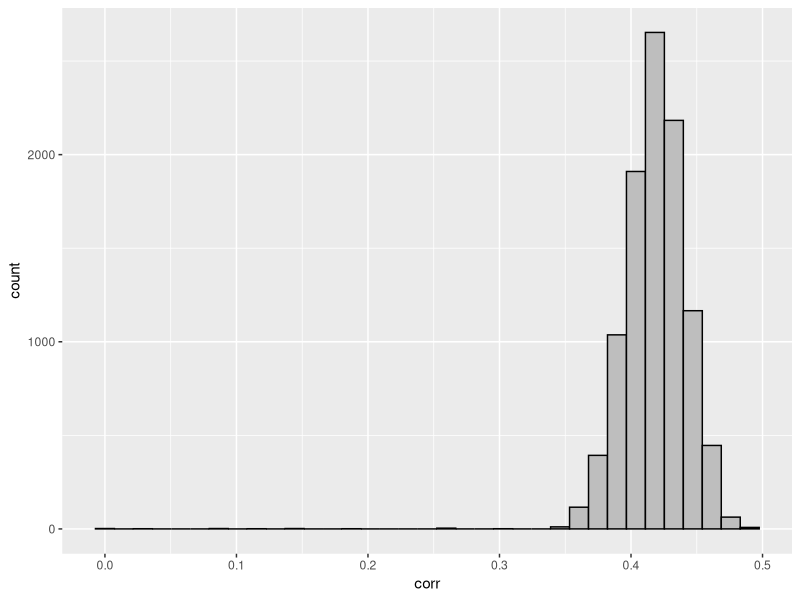
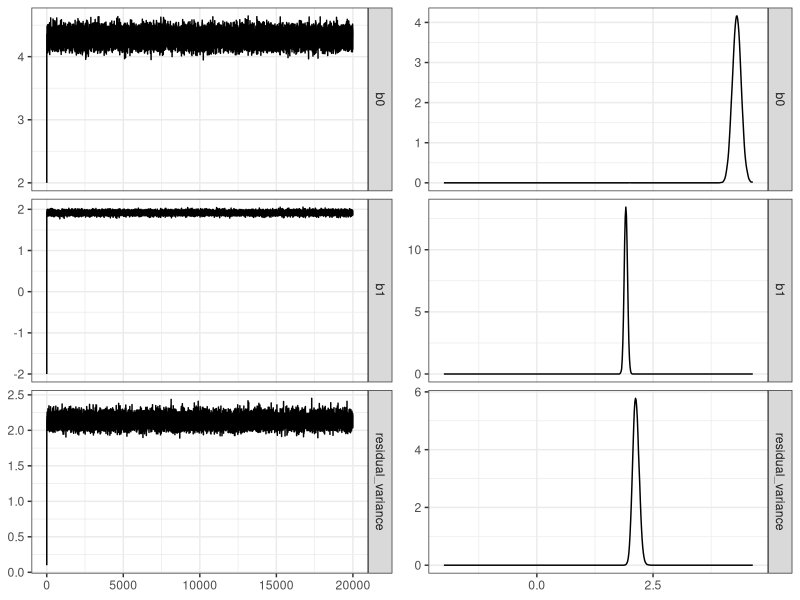
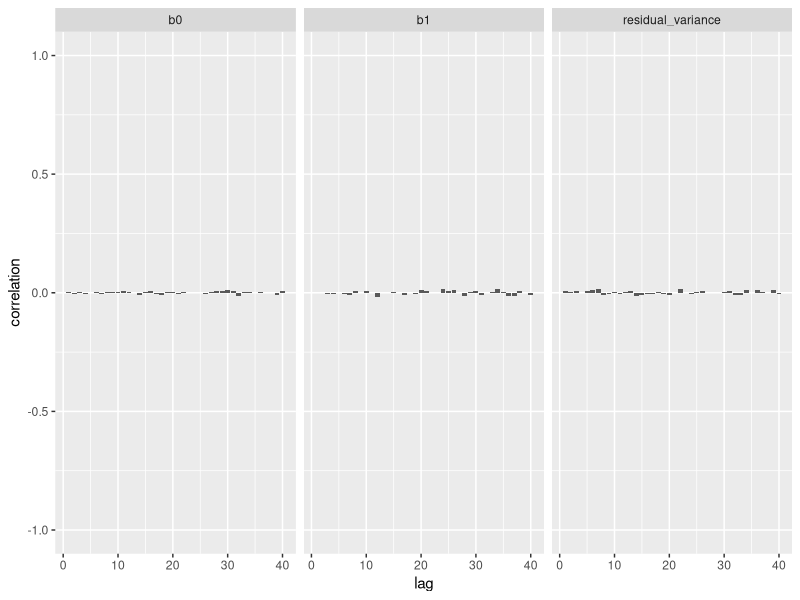
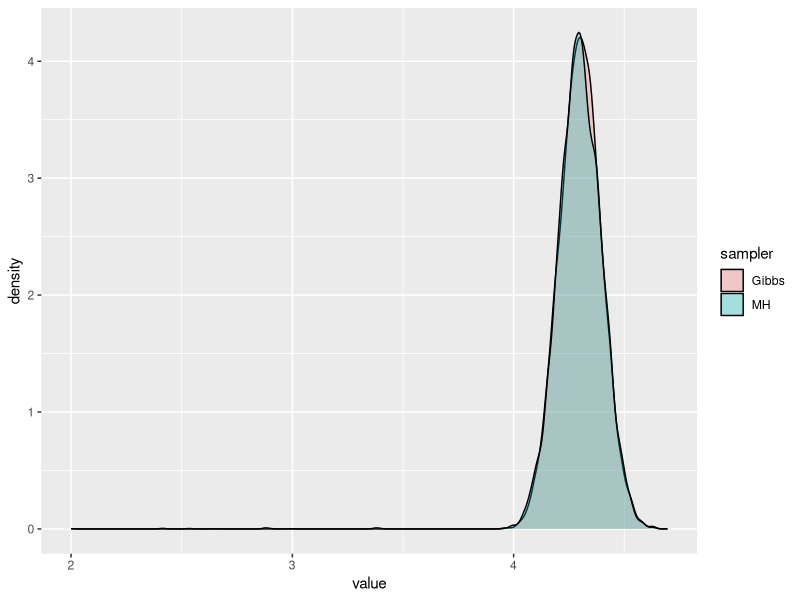
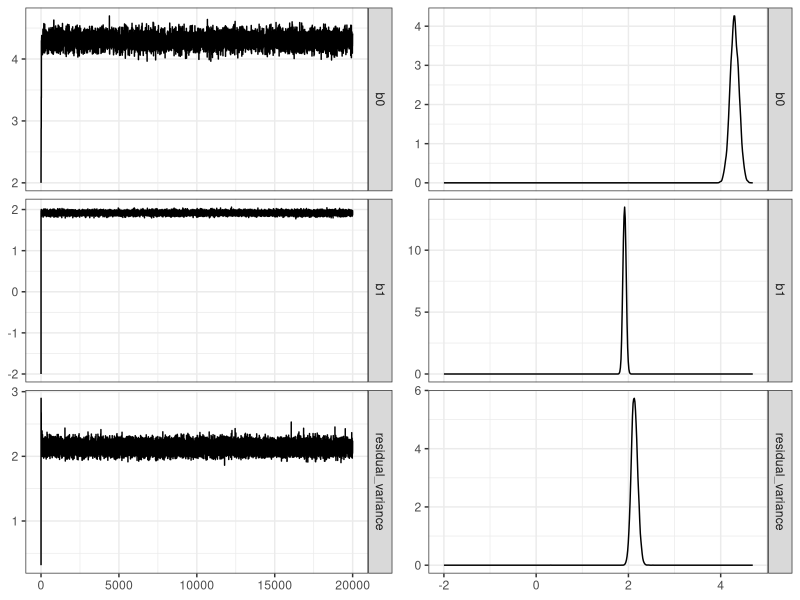
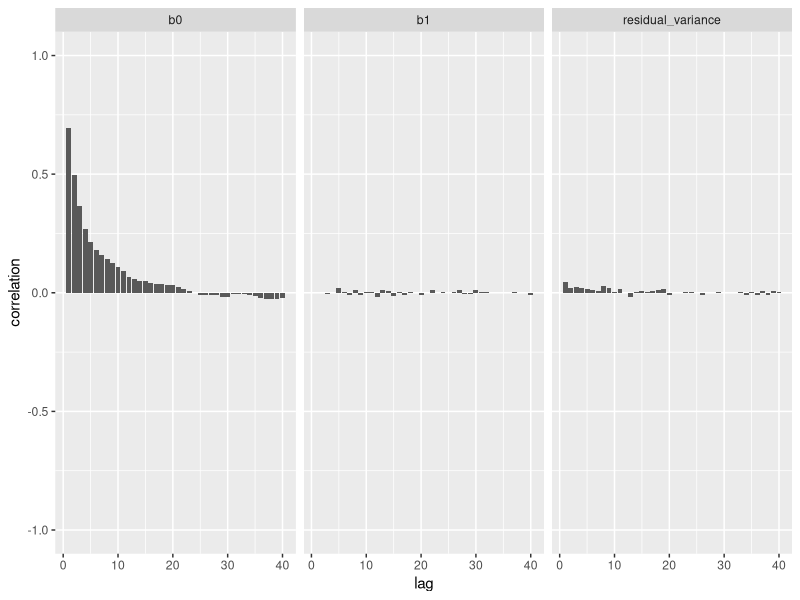
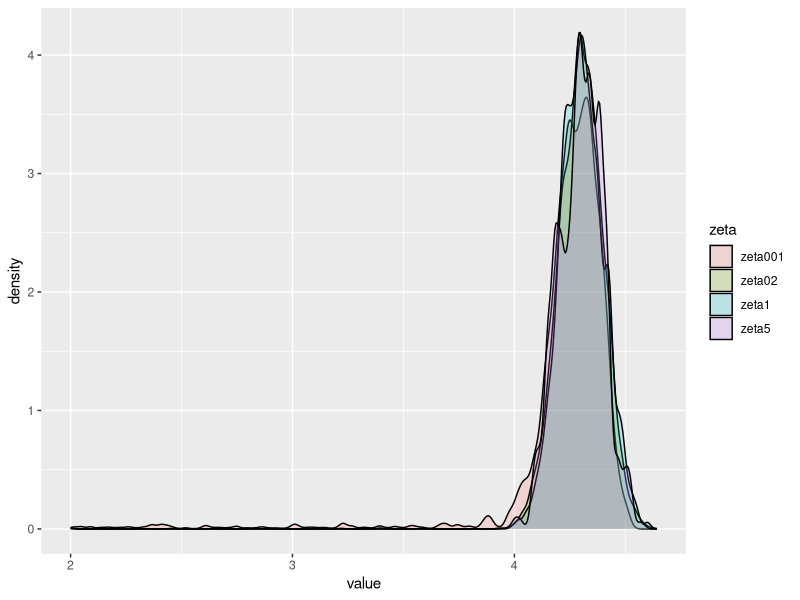
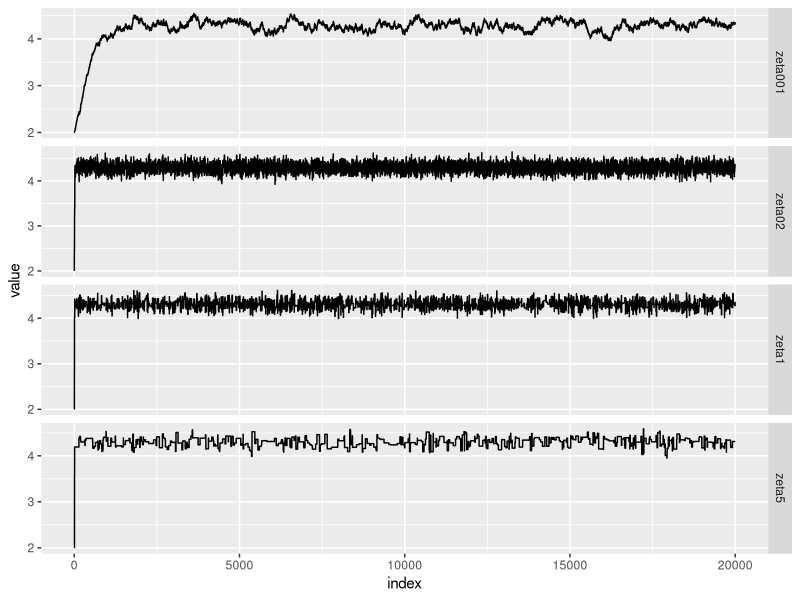

R code for these plots, in order:
## ---- chunk 1
knitr::opts_chunk$set(fig.pos="H", fig.width = 7, fig.height = 4, echo = TRUE, 
                      fig.align="center", warning = FALSE, message = FALSE, eval=TRUE)
## ---- chunk 2
# Draw random x and make y a variation on x
x <- scale(rnorm(1200, mean=0, sd=1), center=TRUE, scale=TRUE)[,1]
y <- scale(rnorm(1200, mean=0, sd=1), center=TRUE, scale=TRUE)[,1]
y <- scale(x + runif(1200, -4, 4), center=TRUE, scale=TRUE)[,1]
## ---- chunk 3
# Posterior
lnposterior <- function(r, n, x, y) {
  
  return(
    - ((n-3)/2) * log(1-r^2) - (1/2) * 
      (sum(x^2)-2*r*sum(x*y) + sum(y^2)) / (1-r^2)
  )
  
}
## ---- chunk 4
# Results matrix
k <- 10000
corr <- matrix(0, k)
# Accepted draws
accepted <- 0
## ---- chunk 5
# Loop over the k draws
# (note that we start at 2 [==>] this means that the starting value is 
# implicitly set to 0)
for(i in 2:k) {

  # Proposal distribution
  # Update the previous value with a uniform proposal density
  corr[i] <- corr[i-1] + runif(1, min = -.07, max=.07)

  # If the absolute value of the current draw is larger than one, 
  # reject the sample (this is a check to see whether the current draw 
  # is bounded by -1 and 1)
  if( abs(corr[i]) > 1 ) {

    corr[i] <- corr[i-1]

  }

  # Evaluate the log-likelihood of the function
  ll_corr_current <- lnposterior(corr[i], length(x), x, y)
  ll_corr_previous <- lnposterior(corr[i-1], length(x), x, y)

  # Draw a uniform and log (since the likelihood is logged also)
  u <- log(runif(1, min=0, max=1))

  # Accept or reject based on the difference between corr_current and 
  # corr_previous (why difference? Because we logged the values ==> 
  #  log(a/b) = log(a) - log(b))
  ll_diff <- ll_corr_current - ll_corr_previous

  # Reject the sample if ll_diff < u
  if( ll_diff < u ) {

    # Set current value to previous value
    corr[i] <- corr[i-1]

    # Continue
    next

  }

  # Set accepted + 1
  accepted <- accepted + 1

  # Every 100 draws, print progress to console
  if ( (i %% 100) == 0 ) {
    #print(c(i,corr[i],accepted/i))
  }

}
## ---- chunk 6
library(ggplot2)
ggplot(data.frame(corr=corr), aes(x=corr)) +
  geom_histogram(color="black", fill="grey", bins=35)
## ---- chunk 7
# Posterior mean helper function
gibbs_posterior_mu <- function(X, xj, y, w, sigma, mu0, tau0) {

  # Numerator
  num1 <- sum(xj * (y - X %*% w)) / sigma
  num2 <- mu0 / tau0

  # Denominator
  den1 <- t(xj) %*% xj / sigma
  den2 <- 1 / tau0

  # Return
  return( ( num1 + num2 ) / ( den1 + den2 ) )

}

# Posterior tau helper function
gibbs_posterior_tau <- function(xj, sigma, tau0) {

  return( 1 / ( (t(xj) %*% xj/sigma) + (1/tau0) ) )

}

# Posterior rate for IG gibbs
gibbs_posterior_rate <- function(N, prior_rate) {

  return( (N / 2) + prior_rate )

}

# Posterior scale for IG gibbs
gibbs_posterior_scale <- function(X, y, w, prior_scale) {

  return(
    (sum((y - X %*% w)^2) / 2) + prior_scale
  )

}
## ---- chunk 8
# Priors
pr_mu_b0 <- 0
pr_tau_b0 <- 1000
pr_mu_b1 <- 0
pr_tau_b1 <- 1000
pr_rate_sig <- 0.001
pr_scale_sig <- 0.001
## ---- chunk 9
## Plan: model b[0] + b[1]*x + e

# Draw x
x <- rnorm(500, mean=0, sd=3)
# Coef (intercept)
b0 <- 4.2
b1 <- 1.87
# Generate y
res_variance <- 2.1^2
y <- rnorm(500, mean = (b0 + b1*x), sd = sqrt(res_variance))

# Create data frame for data
dat <- data.frame(x=x, y=y)

# Create a model matrix
X <- model.matrix(y ~ x, data=dat)
N <- nrow(X)
## ---- chunk 10
# Number of replications
k <- 20000
# Results
posterior_sampled <- matrix(0, nrow=k, ncol=3)

# First row of the posterior_sampled matrix are the initial values
posterior_sampled[1,] <- c(2, -2, 0.01)
## ---- chunk 11
# Iterate
for( i in 2:k ) {

  # Retrieve w (coefficients)
  # Ignore the last value ==> this is for sigma
  w <- posterior_sampled[i-1, -3]
  sigma <- posterior_sampled[i-1, 3]

  # For each parameter, retrieve posterior samples using gibbs only

  #### b[0]

  w[1] <- rnorm(1,
                mean = gibbs_posterior_mu(matrix(X[,-1], ncol=1), matrix(X[,1], ncol=1),
                                          y, w[-1], sigma, pr_mu_b0, pr_tau_b0),
                sd = sqrt(gibbs_posterior_tau(X[,1], sigma, pr_tau_b0)))

  #### b[1]

  w[2] <- rnorm(1,
                mean = gibbs_posterior_mu(matrix(X[,-2], ncol=1), matrix(X[,2], ncol=1),
                                          y, w[-2], sigma, pr_mu_b0, pr_tau_b0),
                sd = sqrt(gibbs_posterior_tau(X[,2], sigma, pr_tau_b0)))

  #### sigma

  sigma <- 1 / rgamma(1,
                      gibbs_posterior_rate(N, pr_rate_sig),
                      gibbs_posterior_scale(X, y, w, pr_scale_sig))

  # Update results matrix
  posterior_sampled[i,] <- c(w, sigma)

}
## ---- chunk 12
# square-root the posterior sigma
posterior_sampled[,3] <- sqrt(posterior_sampled[,3])

# MAP values
apply(posterior_sampled, 2, mean)
## ---- chunk 13
c(coef(lm("y ~ x", data=dat)), sd(resid(lm("y~x", data=dat))))
## ---- chunk 14
### Eval functions

# Plots
library(ggplot2)
library(dplyr)
library(tidyr)
density_plot <- function(x) {

  ## To data frame and names
  x <- as_data_frame(x)
  colnames(x) <- c("b0", "b1", "residual_variance")

  ## Burn 1.000
  x <- x[-2:-2000,]

  ## To long format
  x %>%
    gather(parameter, value) %>%
    # Plot
    ggplot(., aes(x=value, group=parameter)) +
    geom_density() +
    theme_bw() +
    theme(axis.title.x = element_blank(),
          axis.title.y = element_blank()) +
    facet_grid("parameter ~ .", scales="free_y")
}

# Trace plot
trace_plot <- function(x, k) {

  ## To data frame and names
  x <- as_data_frame(x)
  colnames(x) <- c("b0", "b1", "residual_variance")

  ## To long
  x %>%
    mutate(index = 1:k) %>%
    gather(parameter, value, -index) %>%
    ## Plot trace
    ggplot(., aes(x=index, y=value, group=parameter)) +
      geom_line() +
      theme_bw() +
      theme(axis.title.x = element_blank(),
            axis.title.y = element_blank()) +
      facet_grid("parameter ~ .", scales = "free_y")

}

# Autocorrelation
# Helper function for autocorrelation
autocor <- function(x, n=10) {

  # Results
  res <- rep(0, n)

  # Lag for each n and calculate correlation
  for(i in 1:n) {
    res[i] <- cor(x, c(rep(NA, i), x[1:(length(x)-i)]),
                  use="complete.obs")
  }

  # Return
  return(
    data.frame(
      "lag" = 1:n,
      "correlation" = res
    )
  )

}

# Plot
autocor_plot <- function(x) {

  ## To data frame and names
  x <- as_data_frame(x)
  colnames(x) <- c("b0", "b1", "residual_variance")

  ## Compute autocorrelation
  qd <- x %>%
    as.data.frame() %>%
    lapply(., function(y) autocor(y, n=40)) %>%
    do.call(rbind.data.frame, .)

  # Add variable name
  qd$id <- stringr::str_replace_all(row.names(qd), "\\.[0-9]{1,2}", "")

  # Plot
  ggplot2::ggplot(qd, ggplot2::aes(x=lag, y=correlation, group=id)) +
    ggplot2::geom_bar(stat="identity") +
    ggplot2::scale_x_continuous(breaks= scales::pretty_breaks()) +
    ggplot2::scale_y_continuous(limits = c(-1,1)) +
    ggplot2::facet_wrap(id ~ .)

}
## ---- chunk 15
library(grid)
library(gridExtra)
p1 <- trace_plot(posterior_sampled, k)
p2 <- density_plot(posterior_sampled)
grid.arrange(p1, p2, ncol=2)
## ---- chunk 16
autocor_plot(posterior_sampled)
## ---- chunk 17
# Posterior density
# i.e. the posterior density proportional to a normal up to a constant
# It will be logged to simplify working with the exponents
MH_posterior_coef <- function(bj, xj, X, y, w, sigma, prior_mu, prior_tau) {

  ## Left side
  left <- -(bj^2) * ( ((t(xj) %*% xj)/(2*sigma)) + (1 / (2*prior_tau)))

  ## Right side
  right <- bj * ( ( (sum(xj * (y - X %*% w))) / (sigma) ) + (prior_mu / prior_tau) )

  ## Add left and right
  return(left + right)

}
## ---- chunk 18
# One step of MH algorithm
MH_one_step <- function(b_previous, xj, X, y, w, sigma, prior_mu, prior_tau, zeta) {

  ## Proposal density
  b_proposed <- rnorm(1, mean=b_previous, sd=zeta)

  ## Draw from the posterior
  g_proposed <- MH_posterior_coef(b_proposed, xj, X, y, w, sigma, prior_mu, prior_tau)
  g_previous <- MH_posterior_coef(b_previous, xj, X, y, w, sigma, prior_mu, prior_tau)

  ## Difference (because logged)
  g_diff <- g_proposed - g_previous

  ## Draw random variate from uniform
  u <- log(runif(1, min=0, max=1))

  ## If gdiff < u ==> set b_current to b_previous
  if( g_diff < u ) {

    b_current <- b_previous

  } else { # Accepted the proposed value

    b_current <- b_proposed

  }

  # Return b
  return(b_current)

}
## ---- chunk 19
# We are not resetting results matrix etc. but making a new results matrix
posterior_sampled_mh <- matrix(0, nrow=k, ncol=3)
posterior_sampled_mh[1,] <- posterior_sampled[1,]

# Keep track of accepted draws for MH
accepted <- 0

# Tuning parameter for proposal density
zeta <- 0.25
## ---- chunk 20
## Iterate
for( i in 2:k ) {

  ## Retrieve w (coefficients)
  # Ignore the last value ==> this is for sigma
  w <- posterior_sampled_mh[i-1, -3]
  sigma <- posterior_sampled_mh[i-1, 3]

  ## For each parameter, retrieve posterior samples using a mix of gibbs / MH only

  #### b[0] ==> Metropolis-Hastings

  b0_prev <- w[1]
  w[1] <- MH_one_step(w[1], matrix(X[,1], ncol=1), matrix(X[,-1], ncol=1),
                      y, w[-1], sigma, pr_mu_b0, pr_tau_b0, zeta)

  # If accepted, increment
  if(w[1] != b0_prev) {
    accepted <- accepted+1
  }

  #### b[1] ==> Gibbs

  w[2] <- rnorm(1,
                mean = gibbs_posterior_mu(matrix(X[,-2], ncol=1), matrix(X[,2], ncol=1),
                                          y, w[-2], sigma, pr_mu_b0, pr_tau_b0),
                sd = sqrt(gibbs_posterior_tau(X[,2], sigma, pr_tau_b0)))

  #### sigma ==> Gibbs

  sigma <- 1 / rgamma(1,
                      gibbs_posterior_rate(N, pr_rate_sig),
                      gibbs_posterior_scale(X, y, w, pr_scale_sig))

  # Update results matrix
  posterior_sampled_mh[i,] <- c(w, sigma)

}

# square-root the posterior sigma
posterior_sampled_mh[,3] <- sqrt(posterior_sampled_mh[,3])
## ---- chunk 21
# MAP values
maps <- matrix(0, nrow=3, ncol=3,
               dimnames = list(
                 c("Gibbs", "Mixed", "ML"),
                 c("b[0]", "b[1]", "Residual_variance")
               ))
maps[1,] <- round(apply(posterior_sampled_mh, 2, mean), digits=3)
maps[2,] <- round(apply(posterior_sampled, 2, mean), digits=3)
maps[3,] <- round(c(unname(coef(lm("y~.", data=dat))), 
                    sd(resid(lm("y~.", data=dat)))), digits=3)

knitr::kable(maps)
## ---- chunk 22
# Compare densities
data_frame(
  "Gibbs" = posterior_sampled[,1],
  "MH" = posterior_sampled_mh[,1]
) %>%
  gather(sampler, value) %>%
  ggplot(., aes(x=value, fill=sampler)) +
    geom_density(alpha=0.3)
## ---- chunk 23
library(grid)
library(gridExtra)
p1 <- trace_plot(posterior_sampled_mh, k)
p2 <- density_plot(posterior_sampled_mh)
grid.arrange(p1, p2, ncol=2)
## ---- chunk 24
autocor_plot(posterior_sampled_mh)
## ---- chunk 25
zeta <- 5
## Iterate
for( i in 2:k ) {

  ## Retrieve w (coefficients)
  # Ignore the last value ==> this is for sigma
  w <- posterior_sampled_mh[i-1, -3]
  sigma <- posterior_sampled_mh[i-1, 3]

  ## For each parameter, retrieve posterior samples using a mix of gibbs / MH only

  #### b[0] ==> Metropolis-Hastings

  b0_prev <- w[1]
  w[1] <- MH_one_step(w[1], matrix(X[,1], ncol=1), matrix(X[,-1], ncol=1),
                      y, w[-1], sigma, pr_mu_b0, pr_tau_b0, zeta)

  # If accepted, increment
  if(w[1] != b0_prev) {
    accepted <- accepted+1
  }

  #### b[1] ==> Gibbs

  w[2] <- rnorm(1,
                mean = gibbs_posterior_mu(matrix(X[,-2], ncol=1), matrix(X[,2], ncol=1),
                                          y, w[-2], sigma, pr_mu_b0, pr_tau_b0),
                sd = sqrt(gibbs_posterior_tau(X[,2], sigma, pr_tau_b0)))

  #### sigma ==> Gibbs

  sigma <- 1 / rgamma(1,
                      gibbs_posterior_rate(N, pr_rate_sig),
                      gibbs_posterior_scale(X, y, w, pr_scale_sig))

  # Update results matrix
  posterior_sampled_mh[i,] <- c(w, sigma)

}
pz5 <- posterior_sampled_mh[,1]

zeta <- 1
## Iterate
for( i in 2:k ) {

  ## Retrieve w (coefficients)
  # Ignore the last value ==> this is for sigma
  w <- posterior_sampled_mh[i-1, -3]
  sigma <- posterior_sampled_mh[i-1, 3]

  ## For each parameter, retrieve posterior samples using a mix of gibbs / MH only

  #### b[0] ==> Metropolis-Hastings

  b0_prev <- w[1]
  w[1] <- MH_one_step(w[1], matrix(X[,1], ncol=1), matrix(X[,-1], ncol=1),
                      y, w[-1], sigma, pr_mu_b0, pr_tau_b0, zeta)

  # If accepted, increment
  if(w[1] != b0_prev) {
    accepted <- accepted+1
  }

  #### b[1] ==> Gibbs

  w[2] <- rnorm(1,
                mean = gibbs_posterior_mu(matrix(X[,-2], ncol=1), matrix(X[,2], ncol=1),
                                          y, w[-2], sigma, pr_mu_b0, pr_tau_b0),
                sd = sqrt(gibbs_posterior_tau(X[,2], sigma, pr_tau_b0)))

  #### sigma ==> Gibbs

  sigma <- 1 / rgamma(1,
                      gibbs_posterior_rate(N, pr_rate_sig),
                      gibbs_posterior_scale(X, y, w, pr_scale_sig))

  # Update results matrix
  posterior_sampled_mh[i,] <- c(w, sigma)

}
pz1 <- posterior_sampled_mh[,1]

zeta <- 0.2
## Iterate
for( i in 2:k ) {

  ## Retrieve w (coefficients)
  # Ignore the last value ==> this is for sigma
  w <- posterior_sampled_mh[i-1, -3]
  sigma <- posterior_sampled_mh[i-1, 3]

  ## For each parameter, retrieve posterior samples using a mix of gibbs / MH only

  #### b[0] ==> Metropolis-Hastings

  b0_prev <- w[1]
  w[1] <- MH_one_step(w[1], matrix(X[,1], ncol=1), matrix(X[,-1], ncol=1),
                      y, w[-1], sigma, pr_mu_b0, pr_tau_b0, zeta)

  # If accepted, increment
  if(w[1] != b0_prev) {
    accepted <- accepted+1
  }

  #### b[1] ==> Gibbs

  w[2] <- rnorm(1,
                mean = gibbs_posterior_mu(matrix(X[,-2], ncol=1), matrix(X[,2], ncol=1),
                                          y, w[-2], sigma, pr_mu_b0, pr_tau_b0),
                sd = sqrt(gibbs_posterior_tau(X[,2], sigma, pr_tau_b0)))

  #### sigma ==> Gibbs

  sigma <- 1 / rgamma(1,
                      gibbs_posterior_rate(N, pr_rate_sig),
                      gibbs_posterior_scale(X, y, w, pr_scale_sig))

  # Update results matrix
  posterior_sampled_mh[i,] <- c(w, sigma)

}
pz02 <- posterior_sampled_mh[,1]

zeta <- 0.01
## Iterate
for( i in 2:k ) {

  ## Retrieve w (coefficients)
  # Ignore the last value ==> this is for sigma
  w <- posterior_sampled_mh[i-1, -3]
  sigma <- posterior_sampled_mh[i-1, 3]

  ## For each parameter, retrieve posterior samples using a mix of gibbs / MH only

  #### b[0] ==> Metropolis-Hastings

  b0_prev <- w[1]
  w[1] <- MH_one_step(w[1], matrix(X[,1], ncol=1), matrix(X[,-1], ncol=1),
                      y, w[-1], sigma, pr_mu_b0, pr_tau_b0, zeta)

  # If accepted, increment
  if(w[1] != b0_prev) {
    accepted <- accepted+1
  }

  #### b[1] ==> Gibbs

  w[2] <- rnorm(1,
                mean = gibbs_posterior_mu(matrix(X[,-2], ncol=1), matrix(X[,2], ncol=1),
                                          y, w[-2], sigma, pr_mu_b0, pr_tau_b0),
                sd = sqrt(gibbs_posterior_tau(X[,2], sigma, pr_tau_b0)))

  #### sigma ==> Gibbs

  sigma <- 1 / rgamma(1,
                      gibbs_posterior_rate(N, pr_rate_sig),
                      gibbs_posterior_scale(X, y, w, pr_scale_sig))

  # Update results matrix
  posterior_sampled_mh[i,] <- c(w, sigma)

}
pz001 <- posterior_sampled_mh[,1]
## ---- chunk 26
zvals <- data.frame(
  "zeta5" = pz5,
  "zeta1" = pz1,
  "zeta02" = pz02,
  "zeta001" = pz001
) %>%
  gather(zeta, value)

ggplot(zvals, aes(x=value, fill=zeta)) +
  geom_density(alpha=0.2)
## ---- chunk 27
zvals <- data.frame(
  "zeta5" = pz5,
  "zeta1" = pz1,
  "zeta02" = pz02,
  "zeta001" = pz001
) %>%
  mutate(index = 1:length(pz5)) %>%
  gather(zeta, value, -index)

ggplot(zvals, aes(x=index, y=value, group=zeta)) +
  geom_line() +
  facet_grid("zeta ~ .", scales="free_y")
